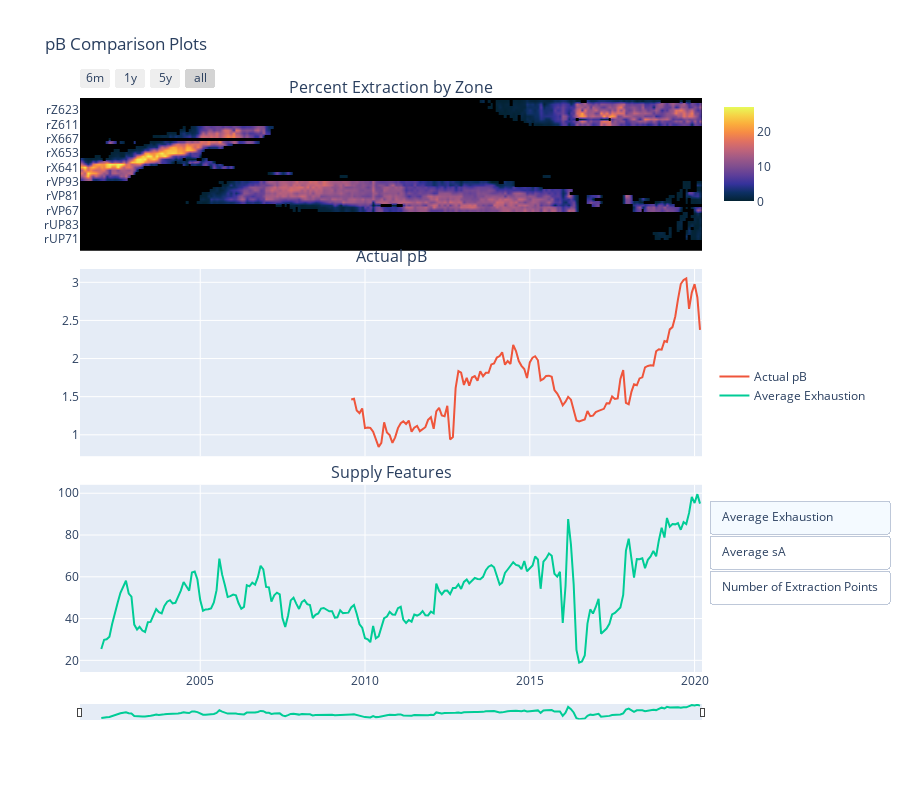

Notebook source saved alongside this figure:
### Code cell
# pB Comparison Plots - zone heatmap, plots of pB, exhaustion, sA, number of extract points
# 3 subplots, last one is a selection of 3 variables
fig = make_subplots(rows=3,cols=1,
                   shared_xaxes=True,
                   vertical_spacing=0.05,
                    row_heights=[0.3,0.4,0.4],
                   subplot_titles=('Percent Extraction by Zone','Actual pB','Supply Features')
                   )
# set parameters for each plot
zone_map = go.Heatmap(
    z=zones['zone_percent_extracted'],
    x=zones['date'],
    y=zones['region_zone'],
    colorscale='thermal',
   connectgaps=False,
    zsmooth='best',
    name='Zone Extraction',
    colorbar=dict(
        len=0.2,y=0.905),
    showlegend=False
    )
pB_plot = go.Scatter(
    x = monthly_pB.datetime,
    y = monthly_pB.average_pB,
    name="Actual pB",
    yaxis='y2',
    showlegend=True)
exhaustion_plot = go.Scatter(
    x = monthly_pA.datetime,
    y = monthly_pA.average_exhaustion,
    name="Average Exhaustion",
    yaxis='y3',
    showlegend=True,
    visible=True)
sA_plot = go.Scatter(
    x = monthly_pA.datetime,
    y = monthly_pA.average_sA,
    name="Average sA",
    yaxis='y3',
    showlegend=True,
    visible=False)
number_points_plot = go.Scatter(
    x = monthly_pA.datetime,
    y = monthly_pA.number_extract_points,
    name="Number of Extraction Points",
    yaxis='y3',
    showlegend=True,
    visible=False)
# Add traces to the plot
fig.append_trace(zone_map,1,1)
fig.append_trace(pB_plot,2,1)
fig.append_trace(exhaustion_plot,3,1)
fig.append_trace(sA_plot,3,1)
fig.append_trace(number_points_plot,3,1)

fig.update_layout(
    title_text='pB Comparison Plots',
    height=800,
    legend=dict(
        y=0.5)
)
# Add dropdown to select supply variable
fig.update_layout(
    updatemenus=[
        dict(
            type='buttons',
            direction='down',
            active=0,
            x=1.3,
            y=.3,
            buttons=list([
                dict(label="Average Exhaustion",
                    method='update',
                    args=[{'visible':[True,True,True,False,False]}]),
                dict(label="Average sA",
                    method='update',
                    args=[{'visible':[True,True,False,True,False]}]),
                dict(label="Number of Extraction Points",
                    method='update',
                    args=[{'visible':[True,True,False,False,True]}]),
            ]),
        )
    ])
# Add black background to heatmap
fig.update_layout(
    shapes=[
        dict(
            fillcolor='black',
            layer='below',
            line={'width':4,'color':'black'},
            type='rect',
            x0=zones.date.min(),
            x1=zones.date.max(),
            xref='x',
            y0=0.74,
            y1=1,
            yref='paper'
        )
    ]
)

# Adding range slider
fig.update_layout(
    xaxis1=dict(
        rangeselector=dict(
            buttons=list([
                dict(count=6,
                    label='6m',
                    step='month',
                    stepmode='backward'),
                dict(count=1,
                    label='1y',
                    step='year',
                    stepmode='backward'),
                dict(count=5,
                    label='5y',
                    step='year',
                    stepmode='backward'),
                dict(step='all')
            ])
        ),
#         rangeslider=dict(
#         visible=True
#         ),
        type='date',
        showgrid=False
    ),
    yaxis1=dict(showgrid=False),
    xaxis3=dict(
        rangeslider=dict(
            visible=True,
            thickness=0.025)
    )
)


fig.write_html('Visualizations/pB_plots_select.html')
fig.show()

### Figure 1 — Plotly figure (JSON) as saved in the notebook; plotly's stock layout.template omitted (floating-point values rounded to 4 significant figures; data arrays with more than 128 entries replaced by an {"elided": "..."} marker saying what was removed)
{"data": [{"colorbar": {"len": 0.2, "y": 0.905}, "colorscale": [[0, "rgb(3, 35, 51)"], [0.09091, "rgb(13, 48, 100)"], [0.1818, "rgb(53, 50, 155)"], [0.2727, "rgb(93, 62, 153)"], [0.3636, "rgb(126, 77, 143)"], [0.4545, "rgb(158, 89, 135)"], [0.5455, "rgb(193, 100, 121)"], [0.6364, "rgb(225, 113, 97)"], [0.7273, "rgb(246, 139, 69)"], [0.8182, "rgb(251, 173, 60)"], [0.9091, "rgb(246, 211, 70)"], [1, "rgb(231, 250, 90)"]], "connectgaps": false, "name": "Zone Extraction", "showlegend": false, "type": "heatmap", "x": {"elided": "2770 str values"}, "xaxis": "x", "y": {"elided": "2770 str values"}, "yaxis": "y", "z": {"elided": "2770 float values"}, "zsmooth": "best"}, {"name": "Actual pB", "showlegend": true, "type": "scatter", "x": ["2009-08-01", "2009-09-01", "2009-10-01", "2009-11-01", "2009-12-01", "2010-01-01", "2010-02-01", "2010-03-01", "2010-04-01", "2010-05-01", "2010-06-01", "2010-07-01", "2010-08-01", "2010-09-01", "2010-10-01", "2010-11-01", "2010-12-01", "2011-01-01", "2011-02-01", "2011-03-01", "2011-04-01", "2011-05-01", "2011-06-01", "2011-07-01", "2011-08-01", "2011-09-01", "2011-10-01", "2011-11-01", "2011-12-01", "2012-01-01", "2012-02-01", "2012-03-01", "2012-04-01", "2012-05-01", "2012-06-01", "2012-07-01", "2012-08-01", "2012-09-01", "2012-10-01", "2012-11-01", "2012-12-01", "2013-01-01", "2013-02-01", "2013-03-01", "2013-04-01", "2013-05-01", "2013-06-01", "2013-07-01", "2013-08-01", "2013-09-01", "2013-10-01", "2013-11-01", "2013-12-01", "2014-01-01", "2014-02-01", "2014-03-01", "2014-04-01", "2014-05-01", "2014-06-01", "2014-07-01", "2014-08-01", "2014-09-01", "2014-10-01", "2014-11-01", "2014-12-01", "2015-01-01", "2015-02-01", "2015-03-01", "2015-04-01", "2015-05-01", "2015-06-01", "2015-07-01", "2015-08-01", "2015-09-01", "2015-10-01", "2015-11-01", "2015-12-01", "2016-01-01", "2016-02-01", "2016-03-01", "2016-04-01", "2016-05-01", "2016-06-01", "2016-07-01", "2016-08-01", "2016-09-01", "2016-10-01", "2016-11-01", "2016-12-01", "2017-01-01", "2017-02-01", "2017-03-01", "2017-04-01", "2017-05-01", "2017-06-01", "2017-07-01", "2017-08-01", "2017-09-01", "2017-10-01", "2017-11-01", "2017-12-01", "2018-01-01", "2018-02-01", "2018-03-01", "2018-04-01", "2018-05-01", "2018-06-01", "2018-07-01", "2018-08-01", "2018-09-01", "2018-10-01", "2018-11-01", "2018-12-01", "2019-01-01", "2019-02-01", "2019-03-01", "2019-04-01", "2019-05-01", "2019-06-01", "2019-07-01", "2019-08-01", "2019-09-01", "2019-10-01", "2019-11-01", "2019-12-01", "2020-01-01", "2020-02-01", "2020-03-01"], "xaxis": "x2", "y": [1.464, 1.472, 1.319, 1.285, 1.345, 1.088, 1.097, 1.091, 1.039, 0.928, 0.842, 0.8936, 1.164, 1.03, 0.9955, 0.8943, 0.9656, 1.088, 1.153, 1.176, 1.14, 1.187, 1.041, 1.094, 1.118, 1.048, 1.069, 1.099, 1.196, 1.231, 1.079, 1.306, 1.352, 1.255, 1.243, 1.38, 0.9385, 0.9714, 1.611, 1.834, 1.814, 1.653, 1.746, 1.645, 1.751, 1.769, 1.709, 1.833, 1.769, 1.813, 1.812, 1.923, 1.936, 2.014, 2.033, 2.082, 1.92, 1.968, 1.929, 2.179, 2.099, 1.967, 1.904, 1.862, 1.744, 1.949, 2.012, 2.031, 1.977, 1.713, 1.733, 1.773, 1.776, 1.761, 1.587, 1.54, 1.474, 1.387, 1.433, 1.497, 1.461, 1.33, 1.188, 1.175, 1.19, 1.201, 1.312, 1.244, 1.251, 1.297, 1.314, 1.326, 1.341, 1.414, 1.413, 1.502, 1.47, 1.476, 1.733, 1.848, 1.419, 1.401, 1.567, 1.661, 1.649, 1.739, 1.754, 1.884, 1.903, 1.91, 1.906, 2.095, 2.121, 2.117, 2.23, 2.217, 2.382, 2.412, 2.552, 2.776, 2.978, 3.031, 3.052, 2.652, 2.865, 2.976, 2.802, 2.377], "yaxis": "y2"}, {"name": "Average Exhaustion", "showlegend": true, "type": "scatter", "visible": true, "x": {"elided": "218 str values"}, "xaxis": "x3", "y": {"elided": "218 float values"}, "yaxis": "y3"}, {"name": "Average sA", "showlegend": true, "type": "scatter", "visible": false, "x": {"elided": "218 str values"}, "xaxis": "x3", "y": {"elided": "218 float values"}, "yaxis": "y3"}, {"name": "Number of Extraction Points", "showlegend": true, "type": "scatter", "visible": false, "x": {"elided": "218 str values"}, "xaxis": "x3", "y": {"elided": "218 int values"}, "yaxis": "y3"}], "layout": {"annotations": [{"font": {"size": 16}, "showarrow": false, "text": "Percent Extraction by Zone", "x": 0.5, "xanchor": "center", "xref": "paper", "y": 1, "yanchor": "bottom", "yref": "paper"}, {"font": {"size": 16}, "showarrow": false, "text": "Actual pB", "x": 0.5, "xanchor": "center", "xref": "paper", "y": 0.7045, "yanchor": "bottom", "yref": "paper"}, {"font": {"size": 16}, "showarrow": false, "text": "Supply Features", "x": 0.5, "xanchor": "center", "xref": "paper", "y": 0.3273, "yanchor": "bottom", "yref": "paper"}], "height": 800, "legend": {"y": 0.5}, "shapes": [{"fillcolor": "black", "layer": "below", "line": {"color": "black", "width": 4}, "type": "rect", "x0": "2001-06-01T00:00:00", "x1": "2020-03-01T00:00:00", "xref": "x", "y0": 0.74, "y1": 1, "yref": "paper"}], "title": {"text": "pB Comparison Plots"}, "updatemenus": [{"active": 0, "buttons": [{"args": [{"visible": [true, true, true, false, false]}], "label": "Average Exhaustion", "method": "update"}, {"args": [{"visible": [true, true, false, true, false]}], "label": "Average sA", "method": "update"}, {"args": [{"visible": [true, true, false, false, true]}], "label": "Number of Extraction Points", "method": "update"}], "direction": "down", "type": "buttons", "x": 1.3, "y": 0.3}], "xaxis": {"anchor": "y", "domain": [0, 1], "matches": "x3", "rangeselector": {"buttons": [{"count": 6, "label": "6m", "step": "month", "stepmode": "backward"}, {"count": 1, "label": "1y", "step": "year", "stepmode": "backward"}, {"count": 5, "label": "5y", "step": "year", "stepmode": "backward"}, {"step": "all"}]}, "showgrid": false, "showticklabels": false, "type": "date"}, "xaxis2": {"anchor": "y2", "domain": [0, 1], "matches": "x3", "showticklabels": false}, "xaxis3": {"anchor": "y3", "domain": [0, 1], "rangeslider": {"thickness": 0.025, "visible": true}}, "yaxis": {"anchor": "x", "domain": [0.7545, 1], "showgrid": false}, "yaxis2": {"anchor": "x2", "domain": [0.3773, 0.7045]}, "yaxis3": {"anchor": "x3", "domain": [0, 0.3273]}}}
